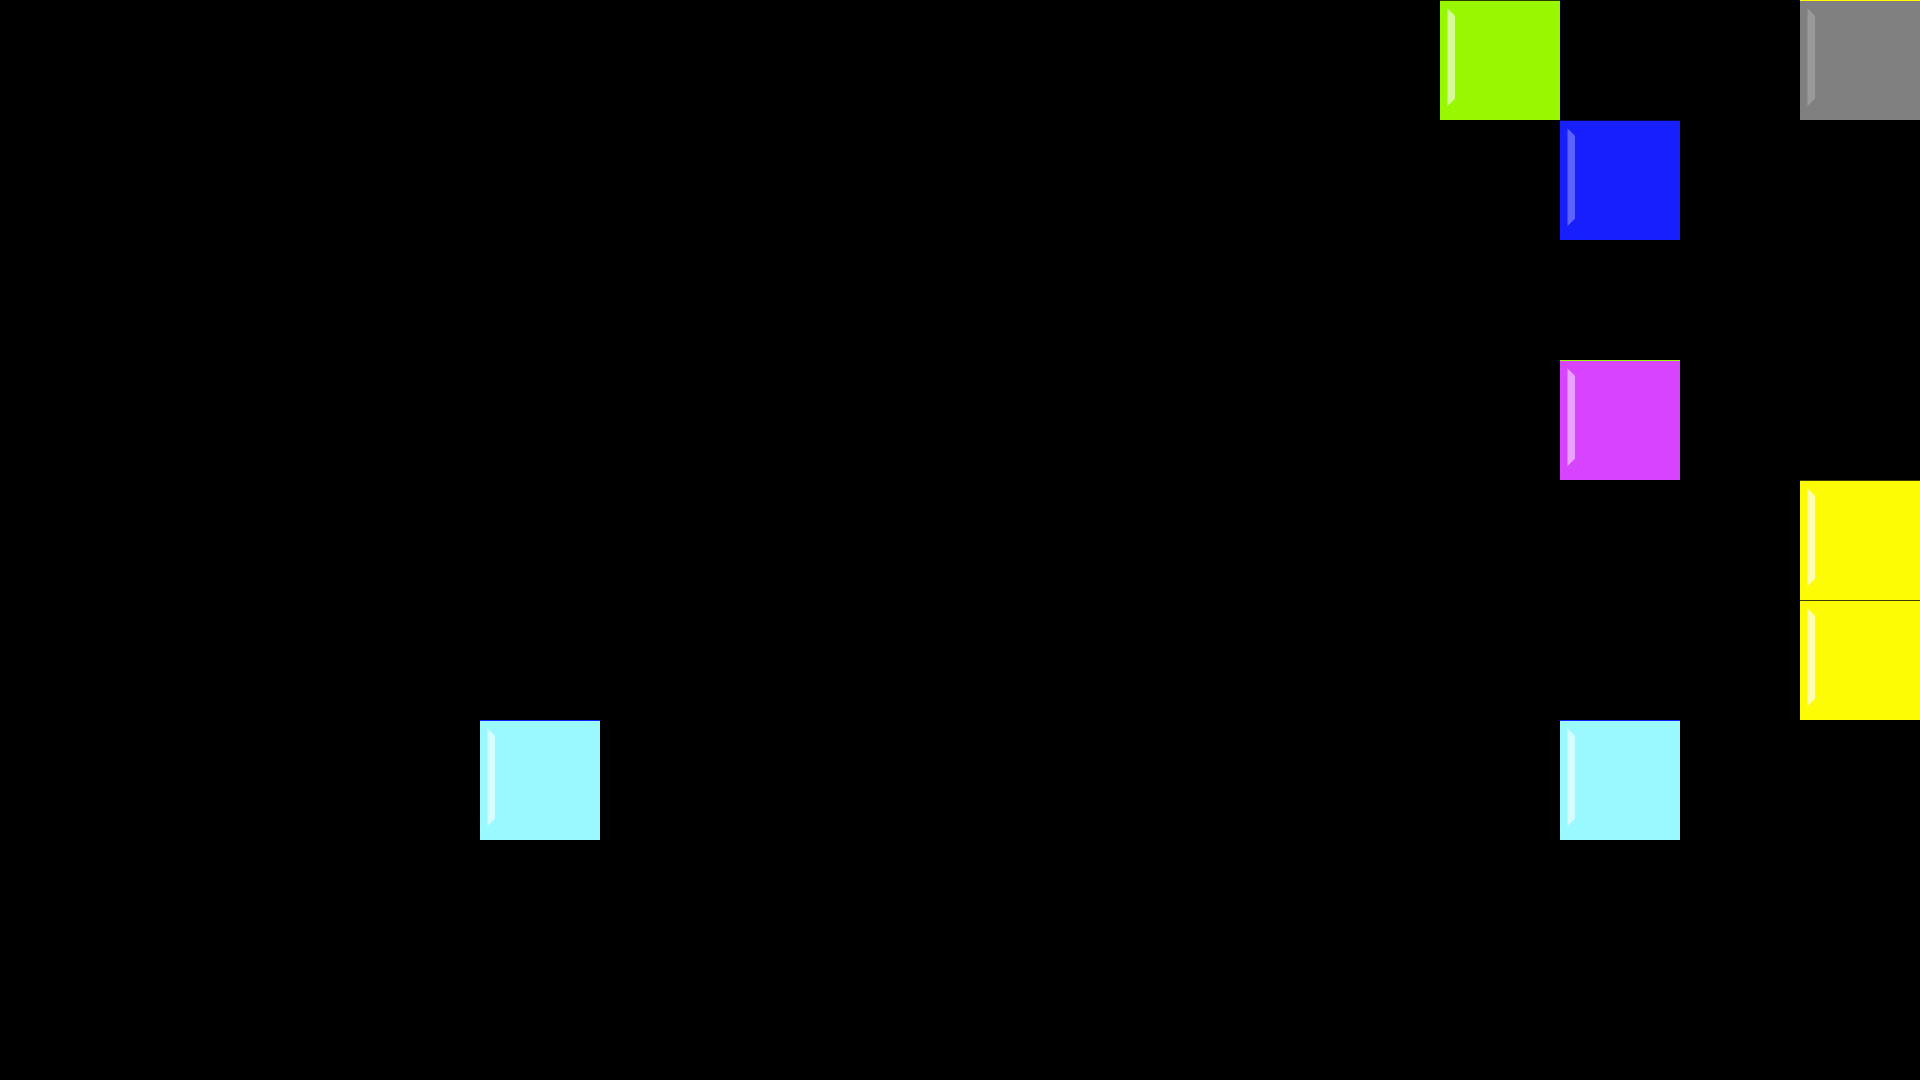

Tiled map render using the project's own tile images. Description and the map definition, with tile-layer contents summarised, below:
An orthogonal 16x9 tile map with 120x120 px tiles, 1 tile layer (tiles) and 8 objects.

<map version="1.0" orientation="orthogonal" renderorder="right-down" width="16" height="9" tilewidth="120" tileheight="120" nextobjectid="31">
 <tileset firstgid="1" name="tilemap" tilewidth="120" tileheight="120" tilecount="20">
  <image source="../art/tilemap.png" width="480" height="601" />
 </tileset>
 <layer name="tiles" width="16" height="9">
  <data>[144 cells, 8 non-empty, 6 distinct tile ids]</data>
 </layer>
 <objectgroup name="blue">
  <object id="28" x="1560" y="120" width="120" height="120" />
 </objectgroup>
 <objectgroup name="green">
  <object id="27" x="1440" y="0" width="120" height="120" />
 </objectgroup>
 <objectgroup name="yellow">
  <object id="25" x="1800" y="600" width="120" height="120" />
  <object id="29" x="1800" y="480" width="120" height="120" />
 </objectgroup>
 <objectgroup name="cyan">
  <object id="23" x="1560" y="720" width="120" height="120" />
  <object id="30" x="480" y="720" width="120" height="120" />
 </objectgroup>
 <objectgroup name="magenta">
  <object id="24" x="1560" y="360" width="120" height="120" />
 </objectgroup>
 <objectgroup name="goal">
  <object id="26" x="1800" y="0" width="120" height="120" />
 </objectgroup>
</map>
